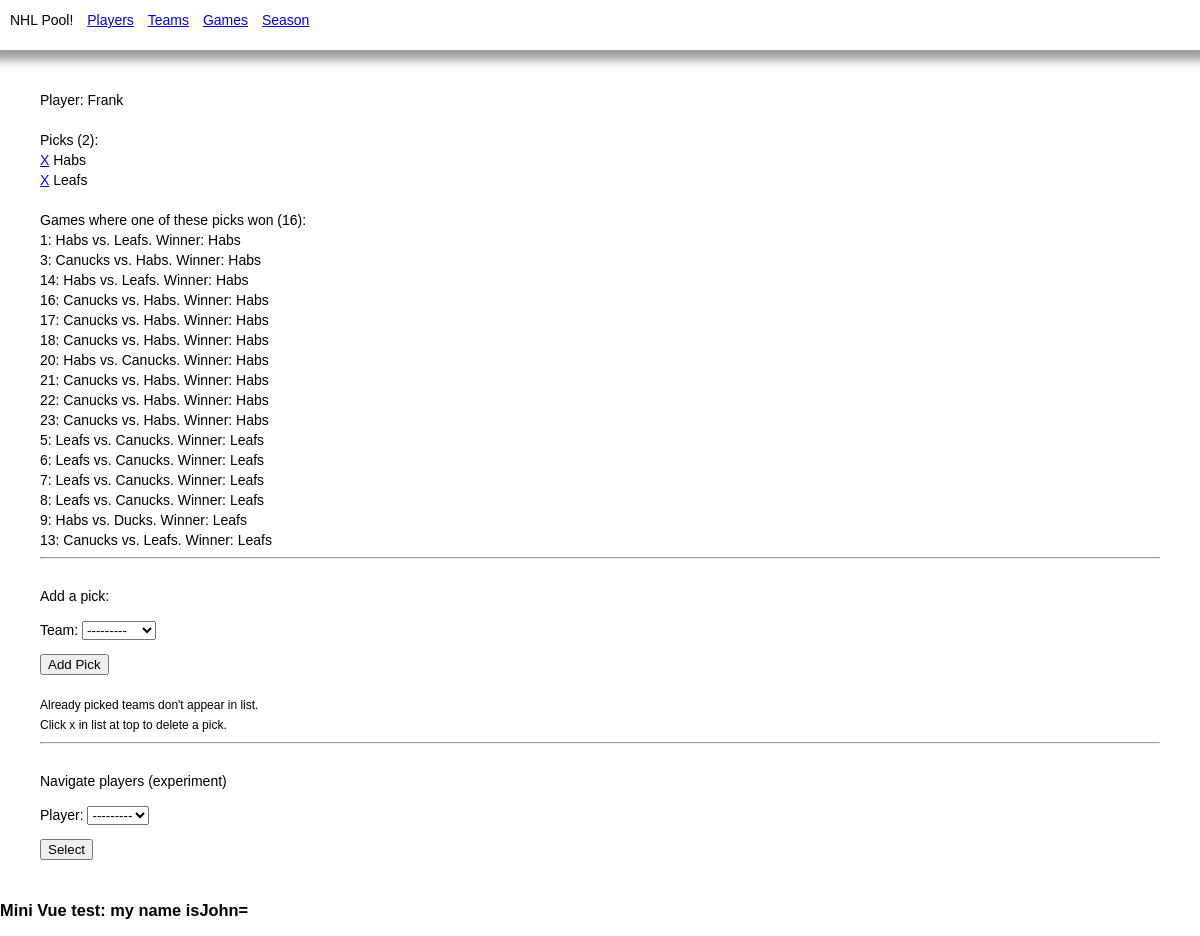
Page /polls/player2 on the earlier database version.
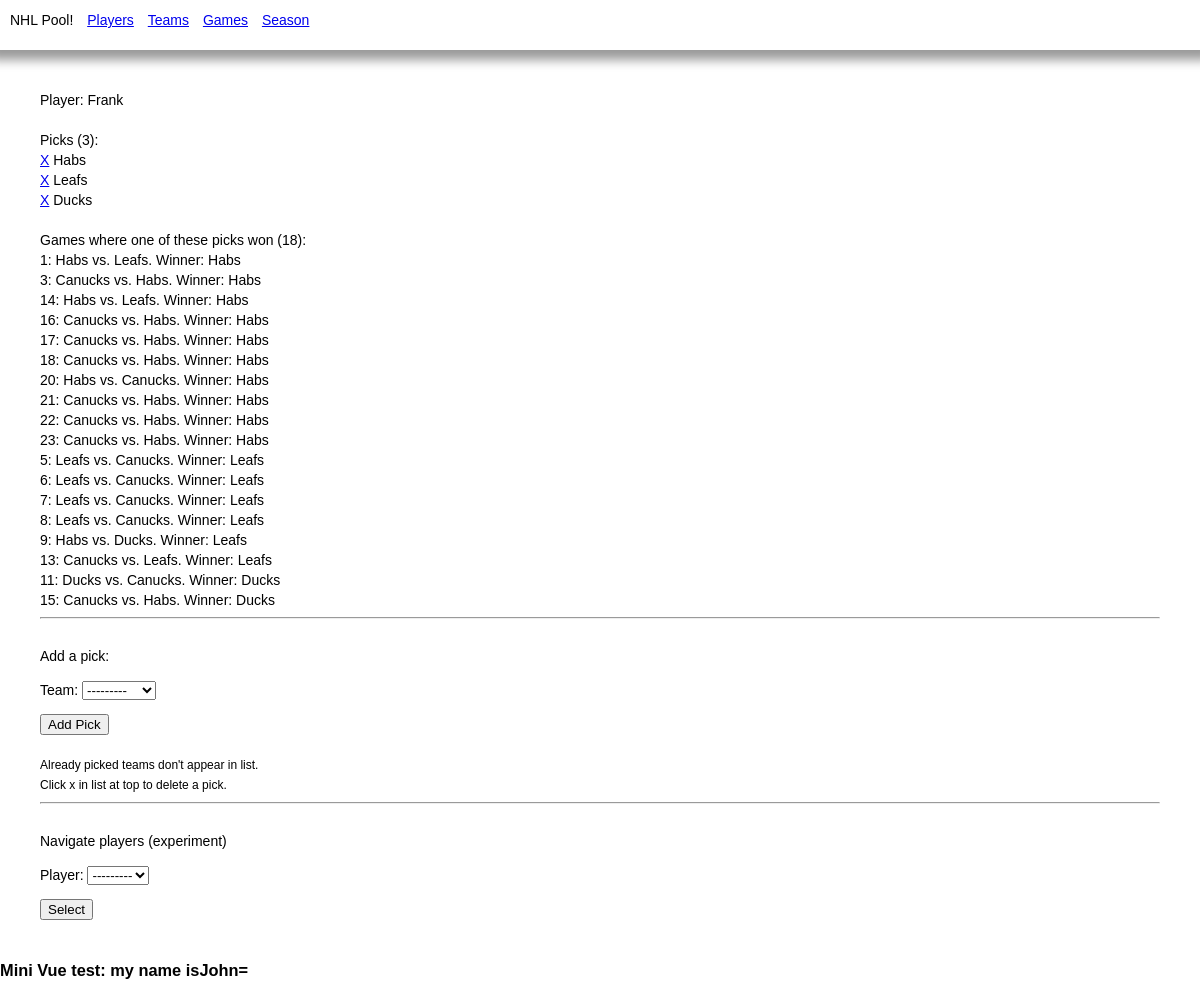
Same page on the later database version.
### polls/models.py (models this page shows, shortened)
class Player(models.Model): # user of pool, not player on a team
    name = models.CharField(max_length=200, unique=True)
    objects = PlayerManager()
    def calculateNumTeams(self):
        nt = Pick.objects.filter(player=self.id).count()
        return nt
    teamCount = property(calculateNumTeams)
    @property
    def pickedTeams(self):
        return Pick.objects.filter(player=self.id)
    @property
    def win_count(self):
        player = Player.objects.get(id=self.id)
        picks = self.player.all()
        teams = Team.objects.filter(team__in=picks)
        wins = Game.objects.filter(winner__in=teams)
        w = wins.count()
        return w
    def __str__(self) -> str:
        return self.name

class Pick(models.Model):
    player = models.ForeignKey(Player, related_name='player', on_delete=models.DO_NOTHING)
    team = models.ForeignKey(Team, related_name='team', on_delete=models.DO_NOTHING)

class Team(models.Model):
    name = models.CharField(max_length=200, unique=True)
    imageFileName = models.CharField(max_length=200, default="file.jpg")
    objects = TeamManager()
    def __str__(self) -> str:
        return self.name

class Game(models.Model):
    team1 = models.ForeignKey(Team, related_name='team1', on_delete=models.DO_NOTHING)
    team2 = models.ForeignKey(Team, related_name='team2', on_delete=models.DO_NOTHING)
    winner = models.ForeignKey(Team, related_name='winner', on_delete=models.DO_NOTHING)

### polls/views.py (the view)
# urls.py: path("player<int:id>", views.player, name='player'),
def player(request, id):
    players = Player.objects.with_picks() # includes annotation pick_count
    player = players.get(id=id)
    picks = player.pickedTeams # equiv to Pick.objects.filter(player=player)
    pt = Team.objects.filter(team__in=picks)
    pw = Game.objects.filter(winner__in=pt)
    if (request.method == 'POST'):
        if ('select_player' in request.POST):
            navForm = NavigatePlayersForm(request.POST)
            print(navForm) # for some reason removing this breaks it :(
            dropdownPlayer = navForm.cleaned_data["player"]
            playerUrl = "player" + str(dropdownPlayer.id)
            return (HttpResponseRedirect(playerUrl))
        else:
            form = CreateNewPick(id, request.POST)
            if(form.is_valid()):
                team = form.cleaned_data["team"]
                pk = Pick(player=player,team=team)
                pk.save()
    else:
        form = CreateNewPick(id)
    navForm = NavigatePlayersForm()
    context = {
        'p': player,
        'players': players, #for navitation
        'picks': picks,
        'picked_wins': pw,
        'navForm': navForm,
        'form': form,
    }
    return render(request, 'polls/player.html', context)

### polls/forms.py
class NavigatePlayersForm(forms.ModelForm):
    class Meta:
        model = Player
        fields = ["player"]
    player = forms.ModelChoiceField(queryset=Player.objects.all().order_by('name'))

class CreateNewPick(forms.ModelForm):
    class Meta:
        model = Pick
        fields = ["team"] # player not needed, will be selected in the forms's context
    def __init__(self, playerId, *args, **kwargs): # needed this to pass the player id in
        super(CreateNewPick, self).__init__(*args, **kwargs)
        pickedTeams = Pick.objects.filter(player=playerId).values('team_id')
        availTeams = Team.objects.exclude(id__in=pickedTeams).order_by('name')
        self.fields['team'].queryset = availTeams # this sets the choices for the dropdown

### polls/models.py (called while the page is built)
    def with_picks(self):
        pCount = Count("player")
        return self.annotate(
            pick_count = pCount
        )

### polls/templates/polls/player.html (shortened to what this page needs)
{% extends 'polls/base.html' %}
{% block content %}
Player: {{p.name}}
<br>
<br>
{% if p.pick_count > 0 %}
    Picks ({{p.pick_count}}):
    <br>
    {% for p in picks %}
        <div>
            <a href="{% url 'deletepick' p.id %}">X</a>
            {{p.team}}
        </div>
    {% endfor %}
    <br>
    Games where one of these picks won ({{p.win_count}}): <br>
    {% for w in picked_wins %}
        <div>{{w.id}}:
            {{w.team1}}
            vs.
            {{w.team2}}. Winner: {{w.winner}}
        </div>
    {% endfor %}
{% endif %}
<hr>
<br>
Add a pick:
    <form method="post" action="#">
        {{form.as_p}}
        <button type="submit" name="save">Add Pick</button>
    </form>
    <div class="pool-info">
        Already picked teams don't appear in list. <br>
        Click x in list at top to delete a pick.
    </div>
<hr>
<br>
Navigate players (experiment)
<form method="POST" action="">
    {{navForm.as_p}}
    <button type="submit" name="select_player">Select</button>
</form>
{% endblock %}

Differences in the rows shown:
computed for Player "Frank": pick_count "2" → "3"; win_count "16" → "18"
added Pick: team "Ducks"
now on this page (row unchanged): Game: id "11", team1 "Ducks", team2 "Canucks", winner "Ducks"
now on this page (row unchanged): Game: id "15", team1 "Canucks", team2 "Habs", winner "Ducks"
